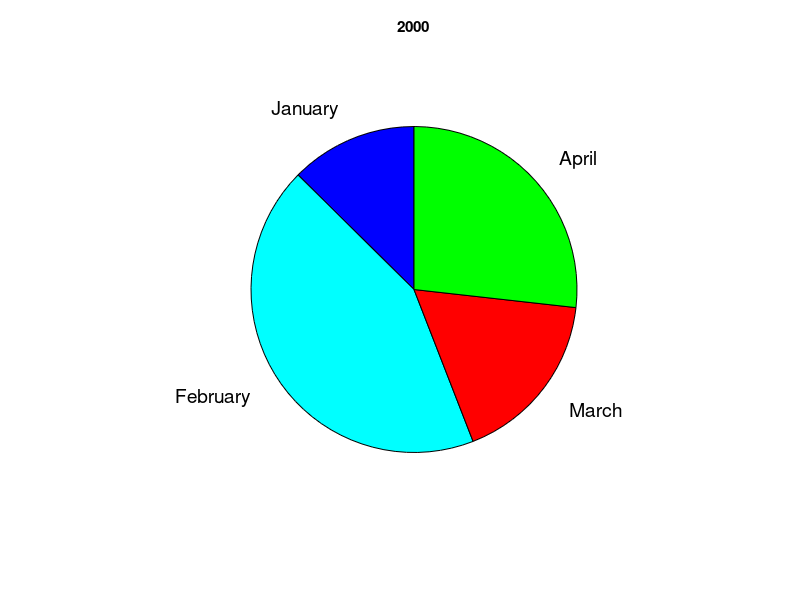

This figure's MATLAB source: (Note: this script raises an error after producing the figure.)
close all; clear;
load('barpie_data.mat')
n = [];
D = [];

for i = 1:16
    figure()
    ax = gca;
    D = [D;dt(i,:)];
    p = pie(dt(i,:),labels);
    set(p(2:2:8),'FontSize',14)
    color = [0 0 1; 0,1,1; 1 0 0; 0 1 0];
    colormap(color)
%     colormap([
%         0 0 1;  %// blue
%         0,1,1;  %// cyan
%         1 0 0;  %// red
%         0 1 0;  %// green
%         ])
    yi = year+i;
%     name = ['pie' num2str(yi-1)];
    name = [num2str(yi-1)];
    n = [n;name];
    title(name)
    ax.FontWeight = 'bold';
    ax.FontSize = 12;
    fname = [name '.png'];
    saveas(gcf,fname)
end

